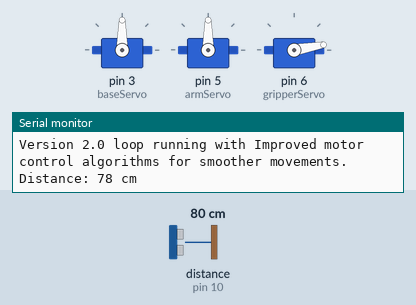
A sketch run on a simulated Arduino Uno, built with avr-gcc and run on an emulated ATmega328P. Parts: 3 × servo, the last lines printed to the serial monitor. Wiring (inferred from the names in the program): ultrasonic range finder: trigger pin 9; echo pin 10. The test bench sets the inputs (shaded band); at power-on: distance to the obstacle (sensor on pin 10) 80 cm. The echo pulse lasts 58.3 µs per cm.

Above: at 1.8 s.
1.9 s: distance to the obstacle (sensor on pin 10) set to 17 cm
3.4 s: distance to the obstacle (sensor on pin 10) set to 13 cm
At 5.0 s:
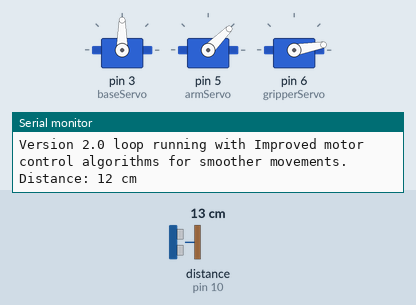
7.5 s: distance to the obstacle (sensor on pin 10) set to 18 cm
At 8.6 s:
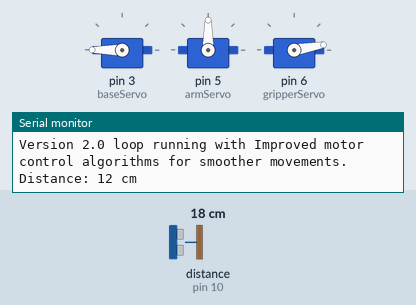
10.7 s: distance to the obstacle (sensor on pin 10) set to 2 cm
At 13.1 s:
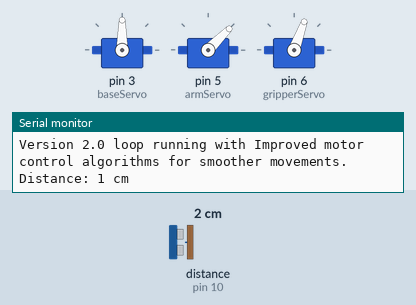
Timing chart, 0 to 15.8 s (numbered marks = the images above; inputs shaded):
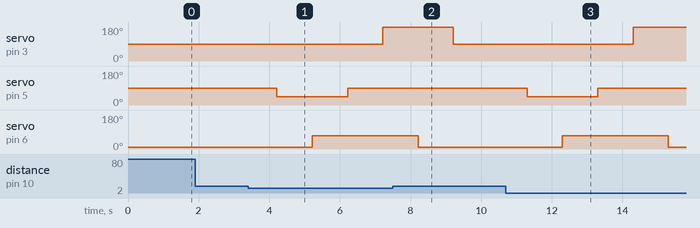

The sketch:

FruitBot.ino
```cpp
#include <Servo.h>

// Define the servos for the arm and gripper
Servo baseServo;
Servo armServo;
Servo gripperServo;

// Define pins for ultrasonic sensor
const int trigPin = 9;
const int echoPin = 10;

// Variables for ultrasonic sensor
long duration;
int distance;

void inner1_setup() {
  // Attach the servos to their respective pins
  baseServo.attach(3);   // Base rotation
  armServo.attach(5);    // Arm movement
  gripperServo.attach(6); // Gripper movement

  // Ultrasonic sensor setup
  pinMode(trigPin, OUTPUT);
  pinMode(echoPin, INPUT);

  // Move the robot arm to the starting position
  baseServo.write(90);    // Middle position (neutral)
  armServo.write(90);     // Neutral arm position
  gripperServo.write(10); // Open gripper

  Serial.begin(9600);     // Start serial communication
}

void inner1_loop() {
  // Measure distance using ultrasonic sensor
  distance = measureDistance();

  // If the object is within 15 cm range, pick it up
  if (distance < 15 && distance > 0) {
    pickUpObject();
  }

  delay(1000);  // Wait before the next loop
}

// Function to measure distance using the ultrasonic sensor
int measureDistance() {
  digitalWrite(trigPin, LOW);
  delayMicroseconds(2);
  digitalWrite(trigPin, HIGH);
  delayMicroseconds(10);
  digitalWrite(trigPin, LOW);

  // Read the echoPin
  duration = pulseIn(echoPin, HIGH);

  // Calculate distance in cm
  distance = duration * 0.034 / 2;

  Serial.print("Distance: ");
  Serial.print(distance);
  Serial.println(" cm");

  return distance;
}

// Function to simulate picking up the object
void pickUpObject() {
  // Move the arm down
  armServo.write(45);
  delay(1000);  // Wait for the arm to move

  // Close the gripper to grab the object
  gripperServo.write(70);
  delay(1000);

  // Lift the object
  armServo.write(90);
  delay(1000);

  // Rotate the base to move the object to a new location
  baseServo.write(180);
  delay(1000);

  // Release the object
  gripperServo.write(10);
  delay(1000);

  // Move back to starting position
  baseServo.write(90);
  armServo.write(90);
}


    // Version 2.0: Improved motor control algorithms for smoother movements.

    void setup() {
        inner1_setup();  // Call setup from version 1
        Serial.println("Version 2.0 setup complete with Improved motor control algorithms for smoother movements.");
    }

    void loop() {
        inner1_loop();  // Call loop from version 1
        Serial.println("Version 2.0 loop running with Improved motor control algorithms for smoother movements.");
    }
    
```

Measured:
- the behaviour switches between 16 and 15 cm on distance to the obstacle (sensor on pin 10) (found by bisection; images 0 and 1)
- after the input at 3.4 s, servo on pin 3 (baseServo): 90° → 180° after 3.8 s; servo on pin 5 (armServo): 90° → 45° after 0.82 s, → 90° 2.0 s later; servo on pin 6 (gripperServo): 10° → 70° after 1.8 s
- after the input at 7.5 s, servo on pin 5 (armServo): stays 90° (without the input it goes to 45° after 2.8 s)
- after the input at 10.7 s, servo on pin 3 (baseServo): 90° → 180° after 3.6 s; servo on pin 5 (armServo): 90° → 45° after 0.60 s, → 90° 2.0 s later; servo on pin 6 (gripperServo): 10° → 70° after 1.6 s, → 10° 3.0 s later
